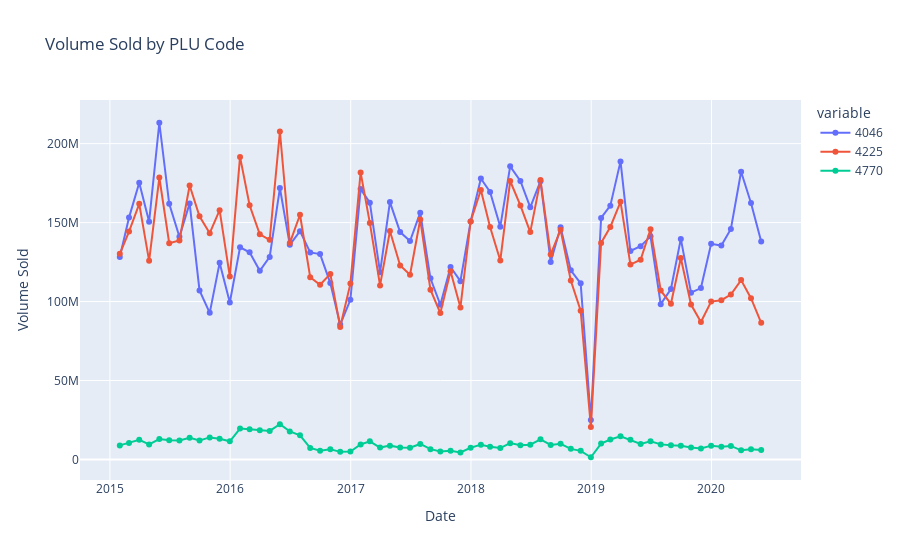

Notebook cell for this chart:
### Code cell
import plotly.express as px

df['date'] = pd.to_datetime(df['date'])
df_plu = df[['date', '4046', '4225', '4770']].set_index('date').resample('M').sum()
fig = px.line(df_plu, x=df_plu.index, y=['4046', '4225', '4770'],
              title='Volume Sold by PLU Code',
              labels={'date': 'Date', 'value': 'Volume Sold'},
              markers=True)

fig.show()
